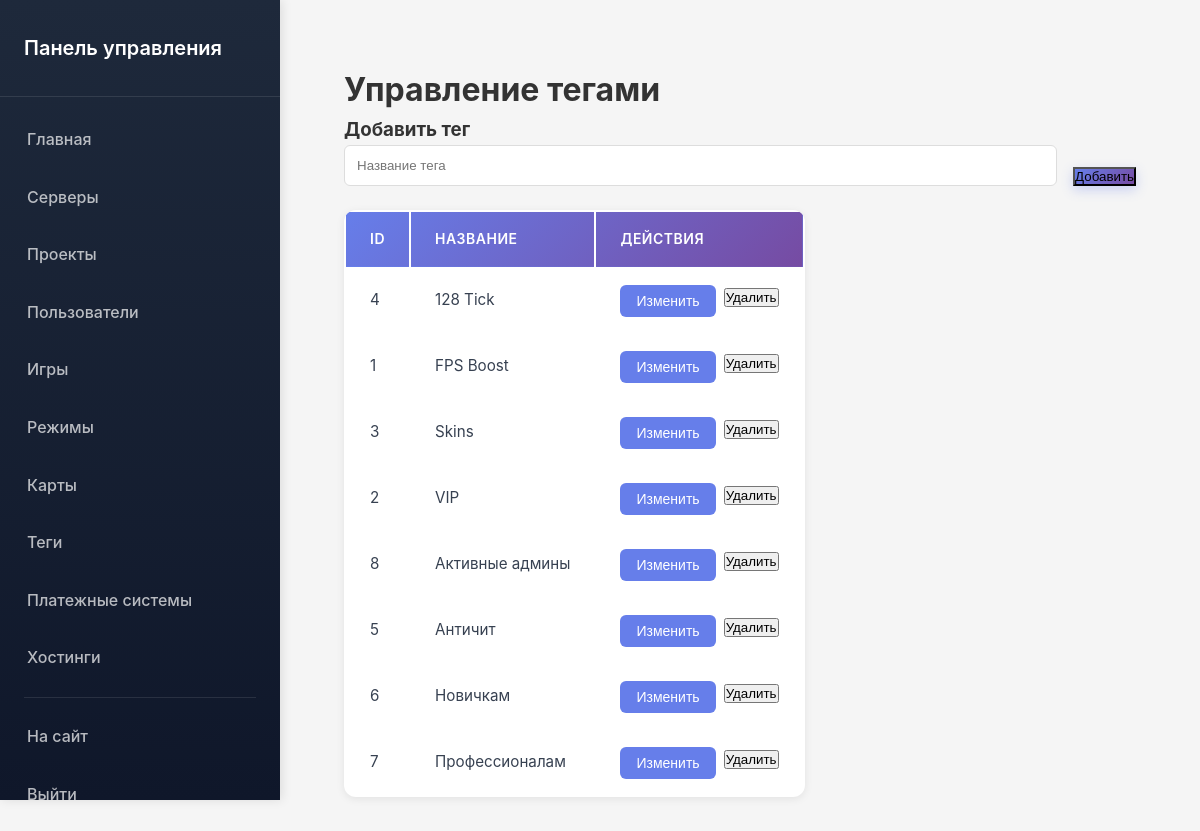
Page /admin/tags.php (signed in) on the committed database.
### tables this page shows
CREATE TABLE IF NOT EXISTS `tags` (
  `id` int(11) NOT NULL AUTO_INCREMENT,
  `name` varchar(50) NOT NULL,
  `color` varchar(7) DEFAULT '#667eea',
  PRIMARY KEY (`id`),
  UNIQUE KEY `name` (`name`)
);

### admin/tags.php (the view, shortened to what this page needs)
<?php
$database = new Database();
$db = $database->getConnection();
$stmt = $db->query("SELECT * FROM tags ORDER BY name");
$tags = $stmt->fetchAll();
require_once __DIR__ . '/includes/admin_header.php';
?>
<h1>Управление тегами</h1>
<div class="admin-form-card">
    <h3>Добавить тег</h3>
    <form method="POST">
        <div class="form-add-wrapper">
            <div class="form-add-field">
                <input type="text" name="name" placeholder="Название тега" required>
            </div>
            <button type="submit" class="btn-primary">Добавить</button>
        </div>
    </form>
</div>
<table class="admin-table">
    <thead>
        <tr>
            <th>ID</th>
            <th>Название</th>
            <th>Действия</th>
        </tr>
    </thead>
    <tbody>
        <?php foreach ($tags as $tag): ?>
            <tr>
                <td><?php echo $tag['id']; ?></td>
                <td><?php echo htmlspecialchars($tag['name']); ?></td>
                <td>
                    <div class="action-buttons-wrapper">
                        <button onclick="editTag(<?php echo $tag['id']; ?>, '<?php echo htmlspecialchars(addslashes($tag['name'])); ?>')" class="btn-edit">Изменить</button>
                        <form method="POST" class="inline-form delete-form" data-message="Удалить тег?">
                            <button type="submit" class="btn-danger-sm">Удалить</button>
                        </form>
                    </div>
                </td>
            </tr>
        <?php endforeach; ?>
    </tbody>
</table>
<?php require_once __DIR__ . '/includes/admin_footer.php'; ?>

### assets/css/style.css (style rules this page uses)
:root { --bg-primary: #f5f5f5; --bg-secondary: #ffffff; --bg-tertiary: #f8f9fa; --text-primary: #333; --text-secondary: #374151; --text-tertiary: #6b7280; --border-color: #e0e0e0; --shadow-light: rgba(0,0,0,0.08); --shadow-medium: rgba(0,0,0,0.1); --shadow-heavy: rgba(0,0,0,0.15); }
* { margin: 0; padding: 0; box-sizing: border-box; }
body { font-family: -apple-system, BlinkMacSystemFont, 'Segoe UI', Roboto, Oxygen, Ubuntu, Cantarell, sans-serif; background-color: var(--bg-primary); color: var(--text-primary); line-height: 1.6; display: flex; flex-direction: column; min-height: 100vh; transition: background-color 0.3s ease, color 0.3s ease; }
.btn-primary { background: linear-gradient(135deg, #667eea 0%, #764ba2 100%); box-shadow: 0 4px 12px rgba(102, 126, 234, 0.3); }

### assets/css/admin.css (style rules this page uses)
* { margin: 0; padding: 0; box-sizing: border-box; }
body { font-family: -apple-system, BlinkMacSystemFont, 'Segoe UI', Roboto, Oxygen, Ubuntu, Cantarell, sans-serif; background-color: var(--bg-primary); }
.admin-table { background: var(--bg-secondary); border-radius: 12px; overflow: hidden; box-shadow: 0 2px 8px rgba(0,0,0,0.08); margin-top: 1.5rem; }
.admin-table thead { background: linear-gradient(135deg, #667eea 0%, #764ba2 100%); }
.admin-table th { padding: 1rem 1.5rem; text-align: left; font-weight: 600; color: white; font-size: 0.875rem; text-transform: uppercase; letter-spacing: 0.5px; }
.admin-table tbody tr { border-bottom: 1px solid var(--border-color); transition: background-color 0.2s ease; }
.admin-table tbody tr:last-child { border-bottom: none; }
.admin-table td { padding: 1rem 1.5rem; color: var(--text-secondary); font-size: 0.95rem; }

### assets/css/admin/tags.css (style rules this page uses)
.btn-edit { padding: 0.5rem 1rem; background: #667eea; color: white; border: none; border-radius: 6px; cursor: pointer; font-size: 0.875rem; }
.form-add-wrapper { display: flex; gap: 1rem; align-items: flex-end; }
.form-add-field { flex: 1; }
.form-add-field input { width: 100%; padding: 0.75rem; border: 1px solid #ddd; border-radius: 6px; }
.action-buttons-wrapper { display: flex; gap: 0.5rem; }
.inline-form { display: inline; }

### rows in the picture
tags: id "4", name "128 Tick"
tags: id "1", name "FPS Boost"
tags: id "3", name "Skins"
tags: id "2", name "VIP"
tags: id "8", name "Активные админы"
tags: id "5", name "Античит"
tags: id "6", name "Новичкам"
tags: id "7", name "Профессионалам"
